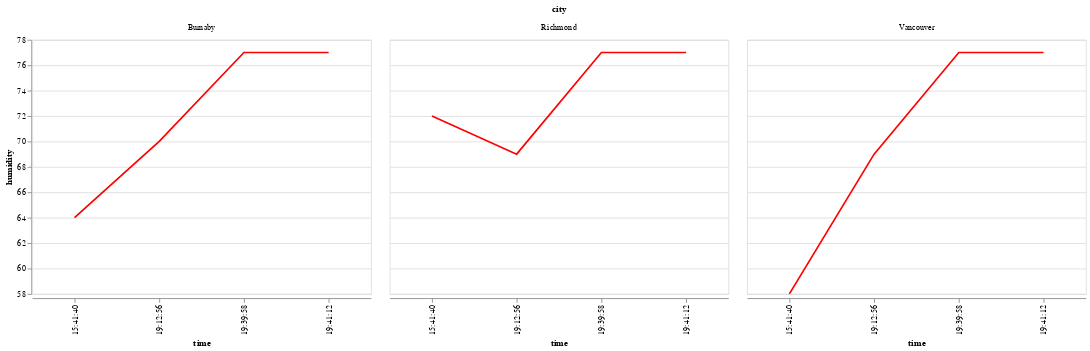

This figure's notebook cell:
### Code cell
base = alt.Chart(allWeathers.drop(columns = ['date'])).encode(
    alt.X('time:N')
)
bar = base.mark_bar().encode(
    alt.Y("temperature:Q"),
    facet = alt.Facet('city:N')
)
line = base.mark_line(color = 'red').encode(
    alt.Y("humidity:Q",
          scale = alt.Scale(zero = False))
).facet(
    alt.Facet('city:N'),
    columns = 3
)
line

#     alt.X('Acceleration:Q',
#         scale=alt.Scale(zero=False)
#     ),
#     y='Horsepower:Q'
# )

### Figure 1 — Vega-Lite specification as saved in the notebook (floating-point values rounded to 4 significant figures)
{"$schema": "https://vega.github.io/schema/vega-lite/v3.4.0.json", "columns": 3, "config": {"mark": {"tooltip": null}, "view": {"height": 300, "width": 400}}, "data": {"name": "data-0ec6df57956747378ca1d303f10e1a60"}, "datasets": {"data-0ec6df57956747378ca1d303f10e1a60": [{"city": "Burnaby", "cloudiness": 84, "condition": "clouds", "humidity": 64, "temperature": 22.85, "time": "15:41:40", "timestamp": "2020-09-01T15:41:40.750786", "visibility": 10000}, {"city": "Vancouver", "cloudiness": 67, "condition": "clouds", "humidity": 58, "temperature": 22.71, "time": "15:41:40", "timestamp": "2020-09-01T15:41:40.750786", "visibility": 10000}, {"city": "Richmond", "cloudiness": 20, "condition": "clouds", "humidity": 72, "temperature": 21.83, "time": "15:41:40", "timestamp": "2020-09-01T15:41:40.750786", "visibility": 10000}, {"city": "Burnaby", "cloudiness": 1, "condition": "clear", "humidity": 70, "temperature": 21.06, "time": "19:12:56", "timestamp": "2020-09-01T19:12:56.651464", "visibility": 10000}, {"city": "Vancouver", "cloudiness": 19, "condition": "clouds", "humidity": 69, "temperature": 21.08, "time": "19:12:56", "timestamp": "2020-09-01T19:12:56.651464", "visibility": 10000}, {"city": "Richmond", "cloudiness": 15, "condition": "clouds", "humidity": 69, "temperature": 21.11, "time": "19:12:56", "timestamp": "2020-09-01T19:12:56.651464", "visibility": 10000}, {"city": "Burnaby", "cloudiness": 75, "condition": "clouds", "humidity": 77, "temperature": 20.14, "time": "19:39:58", "timestamp": "2020-09-01T19:39:58.809564", "visibility": 10000}, {"city": "Vancouver", "cloudiness": 75, "condition": "clouds", "humidity": 77, "temperature": 20.06, "time": "19:39:58", "timestamp": "2020-09-01T19:39:58.809564", "visibility": 10000}, {"city": "Richmond", "cloudiness": 75, "condition": "clouds", "humidity": 77, "temperature": 19.97, "time": "19:39:58", "timestamp": "2020-09-01T19:39:58.809564", "visibility": 10000}, {"city": "Burnaby", "cloudiness": 75, "condition": "clouds", "humidity": 77, "temperature": 20.14, "time": "19:41:12", "timestamp": "2020-09-01T19:41:12.481582", "visibility": 10000}, {"city": "Vancouver", "cloudiness": 75, "condition": "clouds", "humidity": 77, "temperature": 20.06, "time": "19:41:12", "timestamp": "2020-09-01T19:41:12.481582", "visibility": 10000}, {"city": "Richmond", "cloudiness": 75, "condition": "clouds", "humidity": 77, "temperature": 19.97, "time": "19:41:12", "timestamp": "2020-09-01T19:41:12.481582", "visibility": 10000}]}, "facet": {"field": "city", "type": "nominal"}, "spec": {"encoding": {"x": {"field": "time", "type": "nominal"}, "y": {"field": "humidity", "scale": {"zero": false}, "type": "quantitative"}}, "mark": {"color": "red", "type": "line"}}}
